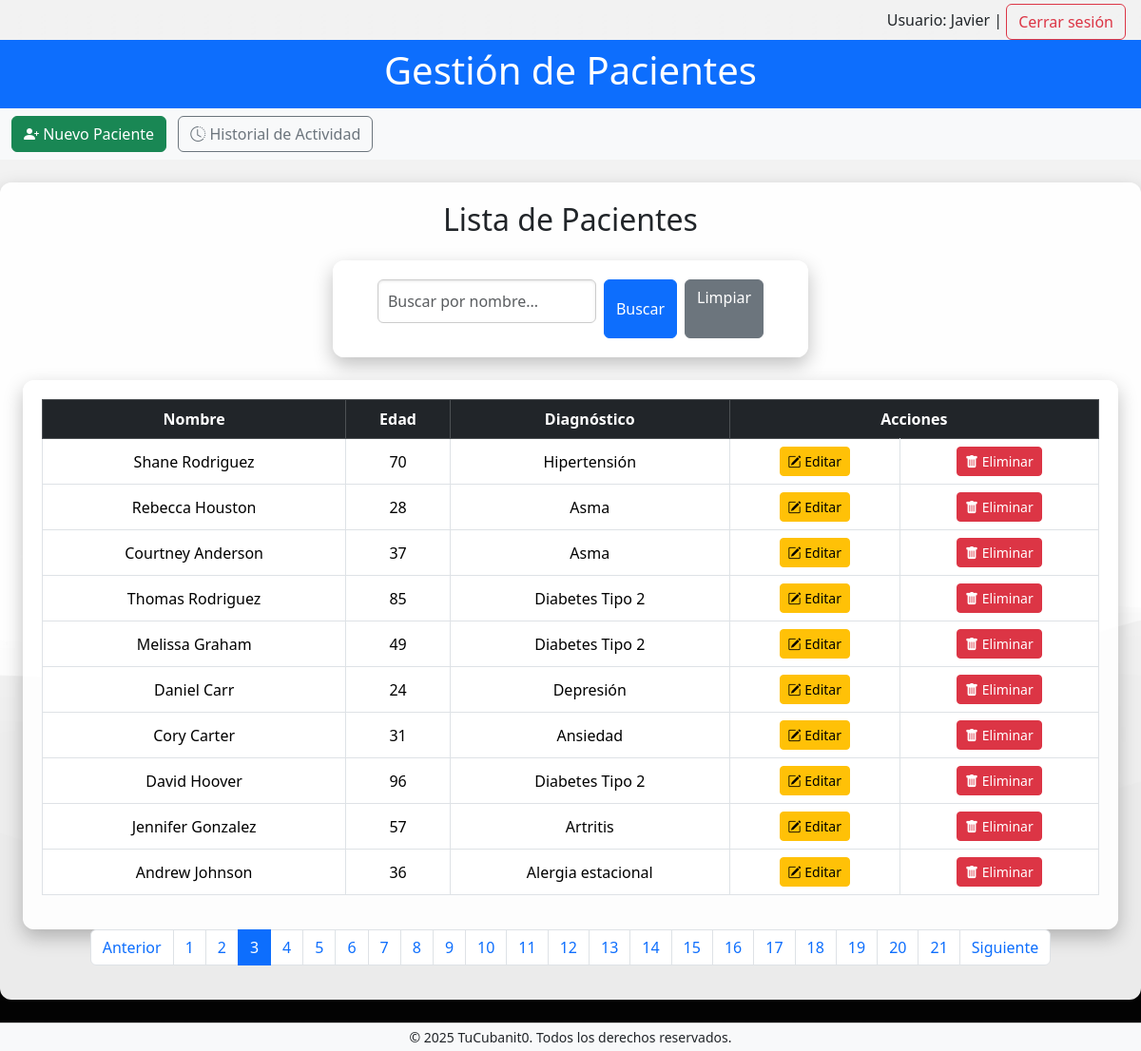
Screenshot of /?pagina=3 (signed in) with the database file from the repository.
### tables this page shows
CREATE TABLE Pacientes (
                id INTEGER PRIMARY KEY AUTOINCREMENT,
                nombre TEXT NOT NULL,
                edad INTEGER NOT NULL,
                diagnostico TEXT NOT NULL
            );

### app.py (the view)
@app.route('/')
def index():
    try:
        por_pagina = 10
        pagina = int(request.args.get('pagina', 1))
        offset = (pagina - 1) * por_pagina
        busqueda = request.args.get('buscar', '').strip()
        if busqueda:
            pacientes = db.buscar_pacientes_por_nombre(busqueda, limit=por_pagina, offset=offset)
            total_pacientes = db.contar_pacientes_busqueda(busqueda)
        else:
            pacientes = db.obtener_pacientes(limit=por_pagina, offset=offset)
            total_pacientes = db.contar_pacientes()
        total_paginas = (total_pacientes + por_pagina - 1) // por_pagina
        return render_template('index.html', pacientes=pacientes, pagina=pagina, total_paginas=total_paginas)
    except Exception as e:
        logger.error(f"Error al obtener pacientes: {e}")
        return render_template('error.html', message="No se pudo obtener la lista de pacientes.")

### app.py (called while the page is built)
@app.before_request
def requerir_login():
    rutas_abiertas = ['login', 'registro_usuario', 'static']
    if not session.get('usuario') and not any(r in request.endpoint for r in rutas_abiertas):
        return redirect(url_for('login'))

@app.context_processor
def inject_current_year():
    return {'current_year': datetime.now().year}

### db.py (called while the page is built)
def obtener_conexion():
    return sqlite3.connect(DATABASE_PATH)

def handle_db_error(func):
    def wrapper(*args, **kwargs):
        try:
            return func(*args, **kwargs)
        except sqlite3.Error as e:
            print(f"Database error in {func.__name__}: {e}")
            return None
    return wrapper

@handle_db_error
def obtener_pacientes(limit=10, offset=0):
    conn = obtener_conexion()
    conn.row_factory = sqlite3.Row
    cursor = conn.cursor()
    cursor.execute("SELECT * FROM Pacientes LIMIT ? OFFSET ?", (limit, offset))
    pacientes = cursor.fetchall()
    conn.close()
    return pacientes

@handle_db_error
def contar_pacientes():
    conn = obtener_conexion()
    cursor = conn.cursor()
    cursor.execute("SELECT COUNT(*) FROM Pacientes")
    total = cursor.fetchone()[0]
    conn.close()
    return total

### templates/index.html (shortened to what this page needs)
{% extends 'base.html' %}
{% block content %}
<section class="container-fluid">
    <h2 class="mb-4 text-center">Lista de Pacientes</h2>
    <form method="GET" action="{{ url_for('index') }}" class="mb-4 d-flex justify-content-center">
        <input type="text" name="buscar" placeholder="Buscar por nombre..." class="form-control w-50 me-2"
            value="{{ request.args.get('buscar', '') }}">
        <button type="submit" class="btn btn-primary">Buscar</button>
        <a href="{{ url_for('index') }}" class="btn btn-secondary ms-2">Limpiar</a>
    </form>
    <div class="table-responsive">
        <table class="table table-bordered table-hover align-middle text-center">
            <thead class="table-dark">
                <tr>
                    <th>Nombre</th>
                    <th>Edad</th>
                    <th>Diagnóstico</th>
                    <th colspan="2">Acciones</th>
                </tr>
            </thead>
            <tbody>
                {% for paciente in pacientes %}
                <tr>
                    <td>{{ paciente[1] }}</td>
                    <td>{{ paciente[2] }}</td>
                    <td>{{ paciente[3] }}</td>
                    <td>
                        <a href="{{ url_for('editar_paciente', id=paciente[0]) }}" class="btn btn-warning btn-sm">
                            <i class="bi bi-pencil-square"></i> Editar
                        </a>
                    </td>
                    <td>
                        <a href="{{ url_for('eliminar_paciente', id=paciente[0]) }}" class="btn btn-danger btn-sm"
                            onclick="return confirm('¿Estás seguro que deseas eliminar este paciente?');">
                            <i class="bi bi-trash-fill"></i> Eliminar
                        </a>
                    </td>
                </tr>
                {% else %}
                <tr>
                    <td colspan="5">No hay pacientes registrados.</td>
                </tr>
                {% endfor %}
            </tbody>
        </table>
    </div>
    <nav aria-label="Paginación de pacientes">
        <ul class="pagination justify-content-center">
            {% if pagina > 1 %}
            <li class="page-item">
                <a class="page-link" href="{{ url_for('index', pagina=pagina-1) }}">Anterior</a>
            </li>
            {% endif %}
            {% for p in range(1, total_paginas + 1) %}
            <li class="page-item {% if p == pagina %}active{% endif %}">
                <a class="page-link" href="{{ url_for('index', pagina=p) }}">{{ p }}</a>
            </li>
            {% endfor %}
            {% if pagina < total_paginas %} <li class="page-item">
                <a class="page-link" href="{{ url_for('index', pagina=pagina+1) }}">Siguiente</a>
                </li>
                {% endif %}
        </ul>
    </nav>
</section>
{% endblock %}

### static/css/style.css (style rules this page uses)
body { background-image: url('711093.jpg'); background-size: cover; background-repeat: no-repeat; background-attachment: fixed; background-position: center; margin: 0; font-family: 'Segoe UI', Tahoma, Geneva, Verdana, sans-serif; color: #333; }
main, .table-responsive, form, .card { background-color: rgba(255, 255, 255, 0.92); padding: 20px; border-radius: 12px; box-shadow: 0 8px 20px rgba(0, 0, 0, 0.25); animation: fadeIn 0.7s ease-in-out; }
form { max-width: 500px; margin: auto; }
input[type="text"], input[type="password"], input[type="number"], input[type="search"], textarea, select { width: 100%; padding: 10px; margin-bottom: 16px; border-radius: 6px; border: 1px solid #ccc; font-size: 16px; box-shadow: inset 0 1px 3px rgba(0,0,0,0.1); }
button, .btn { padding: 10px 18px; font-weight: bold; border-radius: 6px; transition: all 0.3s ease; }
.table th, .table td { vertical-align: middle !important; text-align: center; }
.table thead { background-color: #343a40; color: white; }

### rows the page displays
Pacientes: nombre "Shane Rodriguez", edad "70", diagnostico "Hipertensión"
Pacientes: nombre "Rebecca Houston", edad "28", diagnostico "Asma"
Pacientes: nombre "Courtney Anderson", edad "37", diagnostico "Asma"
Pacientes: nombre "Thomas Rodriguez", edad "85", diagnostico "Diabetes Tipo 2"
Pacientes: nombre "Melissa Graham", edad "49", diagnostico "Diabetes Tipo 2"
Pacientes: nombre "Daniel Carr", edad "24", diagnostico "Depresión"
Pacientes: nombre "Cory Carter", edad "31", diagnostico "Ansiedad"
Pacientes: nombre "David Hoover", edad "96", diagnostico "Diabetes Tipo 2"
Pacientes: nombre "Jennifer Gonzalez", edad "57", diagnostico "Artritis"
Pacientes: nombre "Andrew Johnson", edad "36", diagnostico "Alergia estacional"

### other values shown
{{ session.usuario }} "Javier"
{{ p }} "1" "2" "3" "4" "5" "6" "7" "8" "9" "10" "11" "12" "13" "14" "15" "16" "17" "18" "19" "20" "21"
